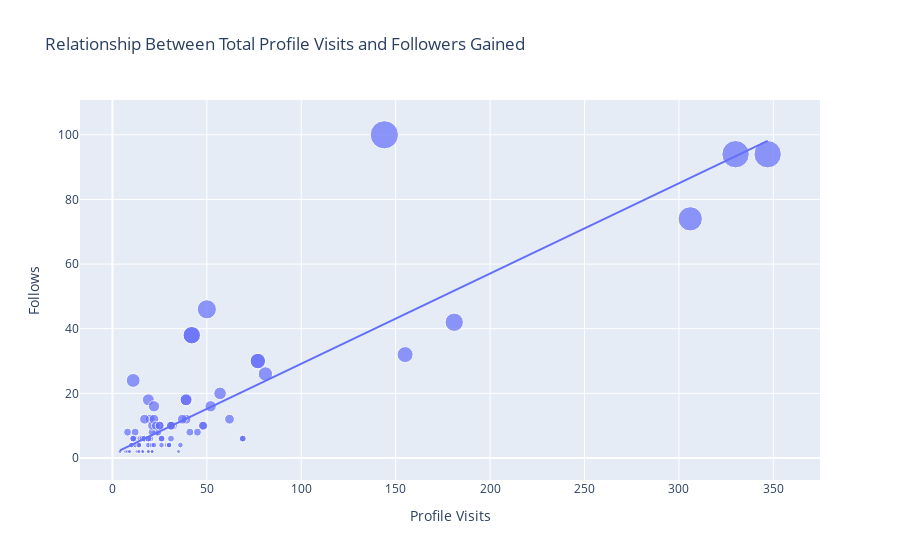

The code cell stored with this chart in its notebook:
### Markdown cell above
## Visualising: Relationship between total profile visits and number of followers gained

### Code cell
figure = px.scatter(data_frame=df, x='Profile Visits', y='Follows', size='Follows', trendline='ols', title='Relationship Between Total Profile Visits and Followers Gained')
figure.show()

### Figure 1 — Plotly figure (JSON) as saved in the notebook; plotly's stock layout.template omitted (floating-point values rounded to 4 significant figures)
{"data": [{"hovertemplate": "Profile Visits=%{x}<br>Follows=%{marker.size}<extra></extra>", "legendgroup": "", "marker": {"color": "#636efa", "size": [2, 10, 12, 8, 0, 2, 0, 6, 4, 6, 4, 0, 2, 4, 42, 6, 2, 2, 30, 0, 0, 24, 100, 2, 4, 6, 6, 6, 2, 2, 20, 2, 4, 8, 26, 2, 2, 4, 0, 2, 94, 8, 18, 10, 4, 4, 4, 4, 18, 38, 10, 12, 4, 4, 74, 0, 6, 6, 0, 6, 12, 10, 8, 8, 46, 12, 10, 94, 6, 10, 6, 4, 12, 16, 12, 8, 32, 8, 16, 6, 10, 10, 6, 2, 2, 30, 0, 4, 4, 18, 38, 10, 2, 4, 6, 6, 6, 2, 2], "sizemode": "area", "sizeref": 0.25, "symbol": "circle"}, "mode": "markers", "name": "", "orientation": "v", "showlegend": false, "type": "scatter", "x": [35, 48, 62, 23, 8, 9, 26, 12, 36, 31, 29, 15, 8, 20, 181, 17, 16, 21, 77, 10, 9, 11, 144, 14, 10, 19, 69, 11, 19, 9, 57, 13, 11, 24, 81, 4, 7, 14, 18, 8, 330, 21, 19, 32, 19, 21, 14, 30, 39, 42, 31, 20, 12, 22, 306, 13, 26, 16, 15, 15, 39, 21, 8, 45, 50, 37, 25, 347, 26, 48, 16, 26, 17, 52, 22, 41, 155, 12, 22, 20, 23, 25, 17, 16, 21, 77, 10, 14, 30, 39, 42, 31, 14, 10, 19, 69, 11, 19, 9], "xaxis": "x", "y": [2, 10, 12, 8, 0, 2, 0, 6, 4, 6, 4, 0, 2, 4, 42, 6, 2, 2, 30, 0, 0, 24, 100, 2, 4, 6, 6, 6, 2, 2, 20, 2, 4, 8, 26, 2, 2, 4, 0, 2, 94, 8, 18, 10, 4, 4, 4, 4, 18, 38, 10, 12, 4, 4, 74, 0, 6, 6, 0, 6, 12, 10, 8, 8, 46, 12, 10, 94, 6, 10, 6, 4, 12, 16, 12, 8, 32, 8, 16, 6, 10, 10, 6, 2, 2, 30, 0, 4, 4, 18, 38, 10, 2, 4, 6, 6, 6, 2, 2], "yaxis": "y"}, {"hovertemplate": "<b>OLS trendline</b><br>Follows = 0.279105 * Profile Visits + 1.25541<br>R<sup>2</sup>=0.761888<br><br>Profile Visits=%{x}<br>Follows=%{y} <b>(trend)</b><extra></extra>", "legendgroup": "", "marker": {"color": "#636efa", "symbol": "circle"}, "mode": "lines", "name": "", "showlegend": false, "type": "scatter", "x": [4, 7, 8, 8, 8, 8, 9, 9, 9, 9, 10, 10, 10, 10, 11, 11, 11, 11, 12, 12, 12, 13, 13, 14, 14, 14, 14, 14, 15, 15, 15, 16, 16, 16, 16, 17, 17, 17, 18, 19, 19, 19, 19, 19, 19, 20, 20, 20, 21, 21, 21, 21, 21, 22, 22, 22, 23, 23, 24, 25, 25, 26, 26, 26, 26, 29, 30, 30, 31, 31, 31, 32, 35, 36, 37, 39, 39, 39, 41, 42, 42, 45, 48, 48, 50, 52, 57, 62, 69, 69, 77, 77, 81, 144, 155, 181, 306, 330, 347], "xaxis": "x", "y": [2.372, 3.209, 3.488, 3.488, 3.488, 3.488, 3.767, 3.767, 3.767, 3.767, 4.046, 4.046, 4.046, 4.046, 4.326, 4.326, 4.326, 4.326, 4.605, 4.605, 4.605, 4.884, 4.884, 5.163, 5.163, 5.163, 5.163, 5.163, 5.442, 5.442, 5.442, 5.721, 5.721, 5.721, 5.721, 6.0, 6.0, 6.0, 6.279, 6.558, 6.558, 6.558, 6.558, 6.558, 6.558, 6.838, 6.838, 6.838, 7.117, 7.117, 7.117, 7.117, 7.117, 7.396, 7.396, 7.396, 7.675, 7.675, 7.954, 8.233, 8.233, 8.512, 8.512, 8.512, 8.512, 9.349, 9.629, 9.629, 9.908, 9.908, 9.908, 10.19, 11.02, 11.3, 11.58, 12.14, 12.14, 12.14, 12.7, 12.98, 12.98, 13.82, 14.65, 14.65, 15.21, 15.77, 17.16, 18.56, 20.51, 20.51, 22.75, 22.75, 23.86, 41.45, 44.52, 51.77, 86.66, 93.36, 98.1], "yaxis": "y"}], "layout": {"legend": {"itemsizing": "constant", "tracegroupgap": 0}, "title": {"text": "Relationship Between Total Profile Visits and Followers Gained"}, "xaxis": {"anchor": "y", "domain": [0, 1], "title": {"text": "Profile Visits"}}, "yaxis": {"anchor": "x", "domain": [0, 1], "title": {"text": "Follows"}}}}
